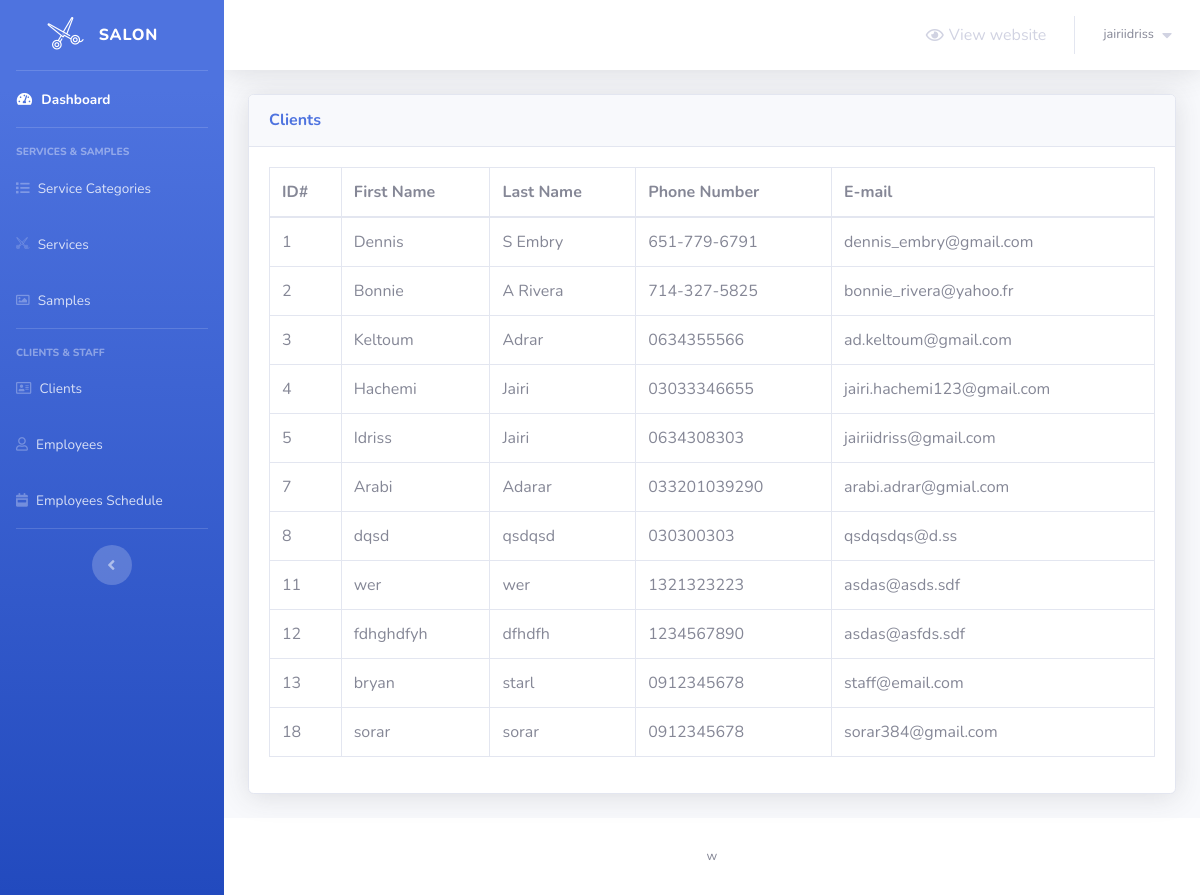
Screenshot of /admin/clients.php (signed in) with the database file from the repository.
### tables this page shows
CREATE TABLE `clients` (
  `client_id` int(5) NOT NULL,
  `first_name` text NOT NULL,
  `last_name` text NOT NULL,
  `phone_number` text NOT NULL,
  `client_email` varchar(50) NOT NULL,
  `username` text NOT NULL,
  `password` text NOT NULL
);

### admin/clients.php (the view, shortened to what this page needs)
<?php
    include 'connect.php';
    include 'Includes/templates/header.php';
    if(isset($_SESSION['username_barbershop_Xw211qAAsq4']) && isset($_SESSION['password_barbershop_Xw211qAAsq4']))
    {
?>
        <div class="container-fluid">
            <?php
                $stmt = $con->prepare("SELECT * FROM clients");
                $stmt->execute();
                $rows_clients = $stmt->fetchAll();
            ?>
            <div class="card shadow mb-4">
                <div class="card-header py-3">
                    <h6 class="m-0 font-weight-bold text-primary">Clients</h6>
                </div>
                <div class="card-body">
                    <div class="table-responsive">
                        <table class="table table-bordered">
                            <thead>
                                <tr>
                                    <th scope="col">ID#</th>
                                    <th scope="col">First Name</th>
                                    <th scope="col">Last Name</th>
                                    <th scope="col">Phone Number</th>
                                    <th scope="col">E-mail</th>
                                </tr>
                            </thead>
                            <tbody>
                                <?php
                                    foreach($rows_clients as $client)
                                    {
                                        echo "<tr>";
                                            echo "<td>";
                                                echo $client['client_id'];
                                            echo "</td>";
                                            echo "<td>";
                                                echo $client['first_name'];
                                            echo "</td>";
                                            echo "<td>";
                                                echo $client['last_name'];
                                            echo "</td>";
                                            echo "<td>";
                                                echo $client['phone_number'];
                                            echo "</td>";
                                            echo "<td>";
                                                echo $client['client_email'];
                                            echo "</td>";
                                        echo "</tr>";
                                    }
                                ?>
                            </tbody>
                        </table>
                    </div>
                </div>
            </div>
        </div>
<?php
        include 'Includes/templates/footer.php';
    }
    else
    {
        header('Location: login.php');
        exit();
    }
?>

### rows the page displays
clients: client_id "1", first_name "Dennis", last_name "S Embry", phone_number "651-779-6791", client_email "dennis_embry@gmail.com"
clients: client_id "2", first_name "Bonnie", last_name "A Rivera", phone_number "714-327-5825", client_email "bonnie_rivera@yahoo.fr"
clients: client_id "3", first_name "Keltoum", last_name "Adrar", phone_number "0634355566", client_email "ad.keltoum@gmail.com"
clients: client_id "4", first_name "Hachemi", last_name "Jairi", phone_number "03033346655", client_email "jairi.hachemi123@gmail.com"
clients: client_id "5", first_name "Idriss", last_name "Jairi", phone_number "0634308303", client_email "jairiidriss@gmail.com"
clients: client_id "7", first_name "Arabi", last_name "Adarar", phone_number "033201039290", client_email "arabi.adrar@gmial.com"
clients: client_id "8", first_name "dqsd", last_name "qsdqsd", phone_number "030300303", client_email "qsdqsdqs@d.ss"
clients: client_id "11", first_name "wer", last_name "wer", phone_number "1321323223", client_email "asdas@asds.sdf"
clients: client_id "12", first_name "fdhghdfyh", last_name "dfhdfh", phone_number "1234567890", client_email "asdas@asfds.sdf"
clients: client_id "13", first_name "bryan", last_name "starl", phone_number "0912345678", client_email "staff@email.com"
clients: client_id "18", first_name "sorar", last_name "sorar", phone_number "0912345678", client_email "sorar384@gmail.com"

### other values shown
$_SESSION['username_barbershop_Xw211qAAsq4'] "jairiidriss"
